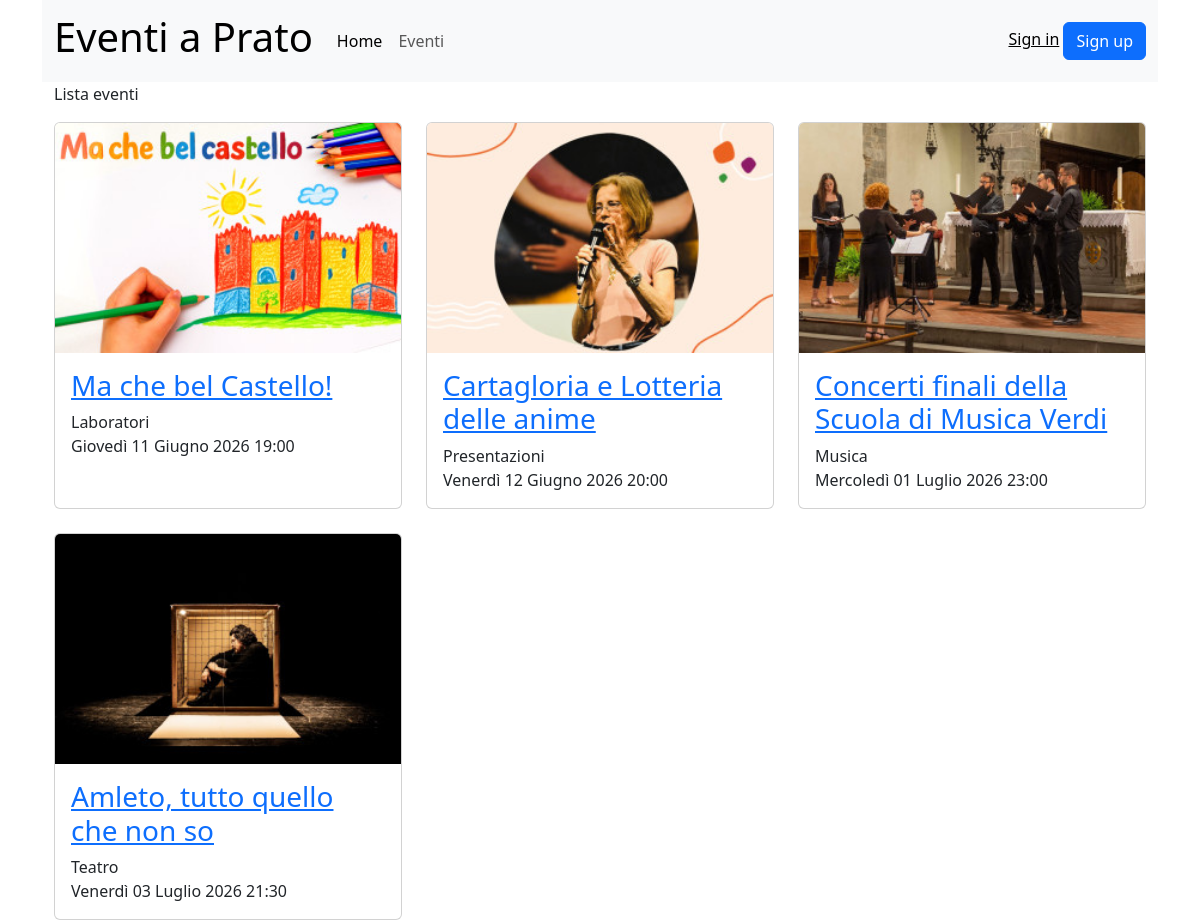
The app's page /eventi, older data.
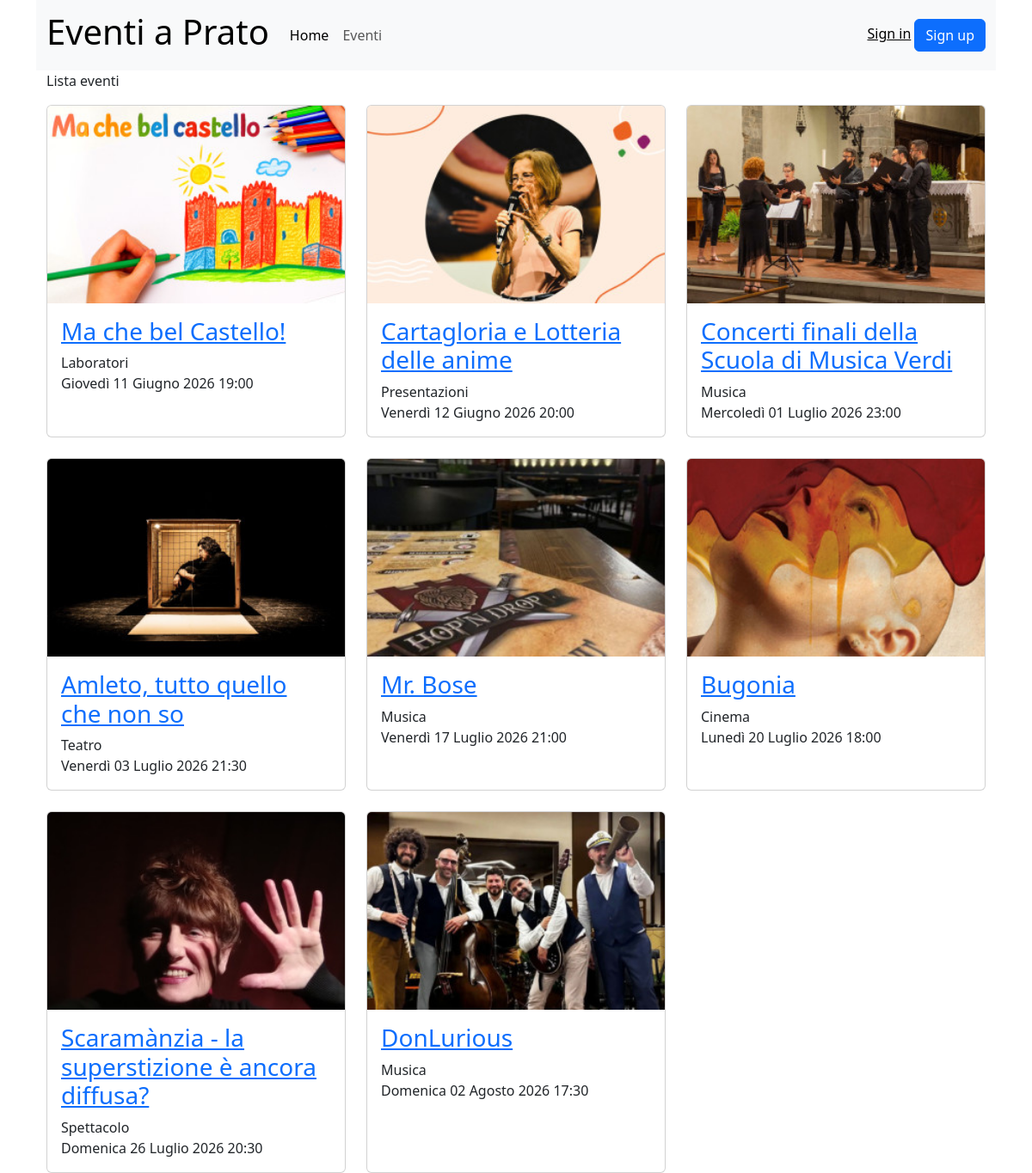
The same page, newer data.
### eventi_gestione/models.py (models this page shows, shortened)
class Eventi(models.Model):
    nome_evento = models.CharField(max_length=100)
    descrizione_evento = models.TextField()
    tipo_evento = models.ForeignKey(Tipologia,on_delete=models.CASCADE)
    luogo_evento = models.CharField(max_length=100)
    data_ora_evento = models.DateTimeField()
    immagine_evento = models.ImageField(upload_to='eventi/', blank=True, null=True)

class Tipologia(models.Model):
    nome_tipo = models.CharField(max_length=100)
    def __str__(self):
        return self.nome_tipo

### pagine/views.py (the view)
# urls.py: path("eventi", EventListView.as_view(), name="eventi"),
class EventListView(ListView):
    model = Eventi
    template_name = "lista_eventi.html"
    context_object_name = 'eventi'
    def get_context_data(self, **kwargs):
        ora_attuale = timezone.now()
        context = super().get_context_data(**kwargs)
        context['eventi_futuri'] = Eventi.objects.filter(data_ora_evento__gte=ora_attuale).order_by('data_ora_evento')
        return context

### templates/lista_eventi.html
{% extends "base.html" %}
{% block content %}
    <p>Lista eventi</p>
    <div class="row row-cols-1 row-cols-md-3 g-4">
        {% for evento in eventi_futuri %}
            <div class="col">
                <div class="card h-100">
                        {% if evento.immagine_evento %}
                            <img src="{{ evento.immagine_evento.url }}" class="card-img-top" alt="">
                        {% endif %}
                        <div class="card-body">
                            <h3 class="card-title" class="h5"><a href="{% url 'evento' evento.id %}">{{ evento.nome_evento }}</a></h3>
                            <p class="card-text">
                                {{ evento.tipo_evento}}<br>
                                {{ evento.data_ora_evento }}<br>
                            </p>
                        </div>
                </div>
            </div>
        {% endfor %}
    </div>
{% endblock content %}

### templates/base.html (shortened to what this page needs)
<!DOCTYPE html>
<html lang="it">
<head>
    <link href="https://cdn.jsdelivr.net/npm/bootstrap@5.3.8/dist/css/bootstrap.min.css" rel="stylesheet">
</head>
<body class="container">
    <nav class="navbar navbar-expand-lg bg-body-tertiary">
      <div class="container-fluid">
          <a class="navbar-brand" href="/"><h1>Eventi a Prato</h1></a>
        <div class="collapse navbar-collapse" id="navbarText">
          <ul class="navbar-nav me-auto mb-2 mb-lg-0">
            <li class="nav-item">
              <a class="nav-link active" aria-current="page" href="/">Home</a>
            </li>
            <li class="nav-item">
              <a class="nav-link" href="/eventi">Eventi</a>
            </li>
          </ul>
          <span class="navbar-text">
              <a href="#">Sign in</a>
              <a href="#" class="btn btn-primary text-bg-primary" role="button" >Sign up</a>
          </span>
        </div>
      </div>
    </nav>
    <main>
    <div class="container">
      {% block content %}
      {% endblock content %}
    </div>
    </main>
</body>
</html>

Row changes from the older to the newer data that the page shows:
added Eventi: immagine_evento (picture), nome_evento "Mr. Bose", tipo_evento "Musica", data_ora_evento "Venerdì 17 Luglio 2026 21:00"
added Eventi: immagine_evento (picture), nome_evento "Bugonia", tipo_evento "Cinema", data_ora_evento "Lunedì 20 Luglio 2026 18:00"
added Eventi: immagine_evento (picture), nome_evento "Scaramànzia - la superstizione è ancora diffusa?", tipo_evento "Spettacolo", data_ora_evento "Domenica 26 Luglio 2026 20:30"
added Eventi: immagine_evento (picture), nome_evento "DonLurious", tipo_evento "Musica", data_ora_evento "Domenica 02 Agosto 2026 17:30"
